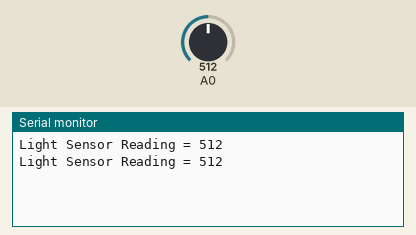
Simulated run of this sketch. Board: Arduino Uno, built with avr-gcc and run on an emulated ATmega328P. Parts: the last lines printed to the serial monitor. Inputs (shaded band) come from the test bench; at power-on: A0 = 512.

Above: at 5.8 s.
5.9 s: A0 set to 716
At 10.7 s:
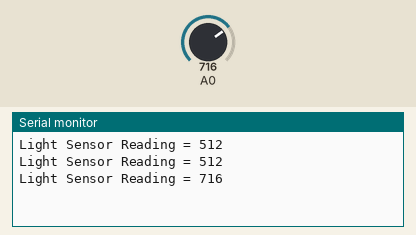
11.9 s: A0 set to 900
At 15.7 s:
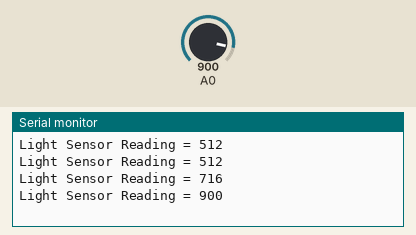
Timing chart, 0 to 17.2 s (numbered marks = the images above; inputs shaded):
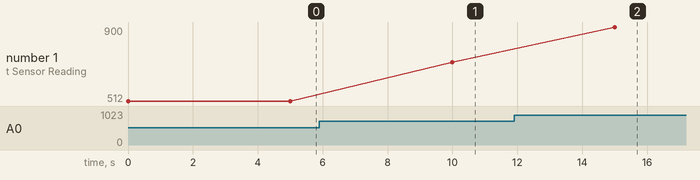

The sketch:

Light_Sensor.ino
```cpp
// Run this Program using a 3-pin light sensor; Connect the info pin to Analog Pin A0 on the Arduino
int light;

void setup(){
  Serial.begin(9600);
  pinMode(A0,INPUT);
}

void loop(){
  light = analogRead(A0);
  Serial.println("Light Sensor Reading = " + String(light));
  delay(5000);
}
```

Measured:
- after the input at 5.9 s, the serial monitor: prints a new line after 4.1 s (image 1)
- after the input at 11.9 s, the serial monitor: prints a new line after 3.1 s (image 2)
- plotted number 1: 512 → 716 after the input at 5.9 s, 716 → 900 after the input at 11.9 s
